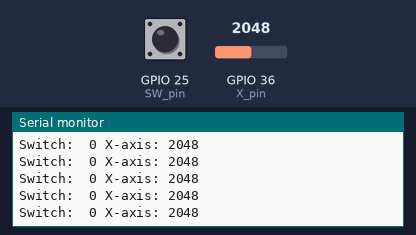
Simulated run of this sketch. Board: ESP32. Parts: the last lines printed to the serial monitor. The test bench sets the inputs (shaded band); at power-on: GPIO 36 (X_pin) = 2048, GPIO 25 (SW_pin) LOW.

Above: at 1.2 s.
1.3 s: GPIO 36 (X_pin) set to 2866
At 1.31 s:
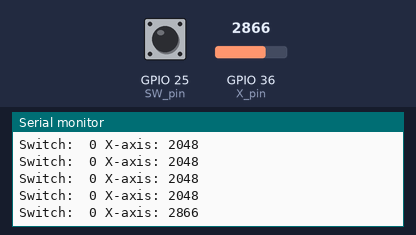
2.8 s: GPIO 25 (SW_pin) pulled HIGH for 0.15 s
At 2.81 s:
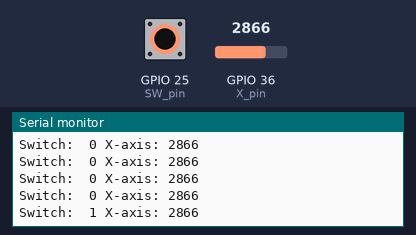
4.4 s: GPIO 36 (X_pin) set to 3603
At 4.42 s:
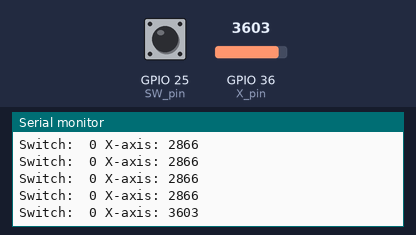
5.9 s: GPIO 25 (SW_pin) pulled HIGH for 1 s
At 5.92 s:
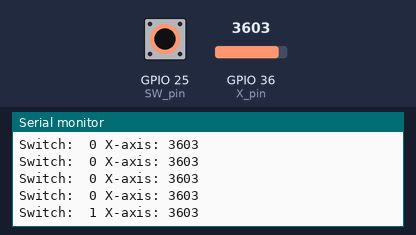
Timing chart, 0 to 8.9 s (numbered marks = the images above; inputs shaded):
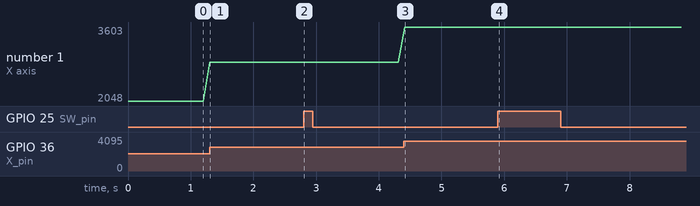

Measured:
- after the input at 1.3 s, the serial monitor: prints a new line at once (image 1)
- after the input at 2.8 s, the serial monitor: prints a new line at once (image 2)
- after the input at 4.4 s, the serial monitor: prints a new line at once (image 3)
- after the input at 5.9 s, the serial monitor: prints a new line at once (image 4)
- plotted number 1: 2048 → 2866 after the input at 1.3 s, 2866 → 3603 after the input at 4.4 s

The sketch:

joystick.ino
```cpp
// Arduino pin numbers
const int SW_pin = 25; // IO17
const int X_pin = 36;  // IO36
// const int Y_pin = 34;  // IO34

void setup() {
  pinMode(SW_pin, INPUT);
  // digitalWrite(SW_pin, HIGH);
  Serial.begin(250000);


}

void loop() {
  Serial.print("Switch:  ");
  Serial.print(digitalRead(SW_pin));

  Serial.print(" ");
  Serial.print("X-axis: ");
  Serial.print(analogRead(X_pin));

  Serial.print(" ");
    // Serial.print("Y-axis: ");
  // Serial.print(analogRead(Y_pin));
  delay(100);
  Serial.print("\n");
}
```
